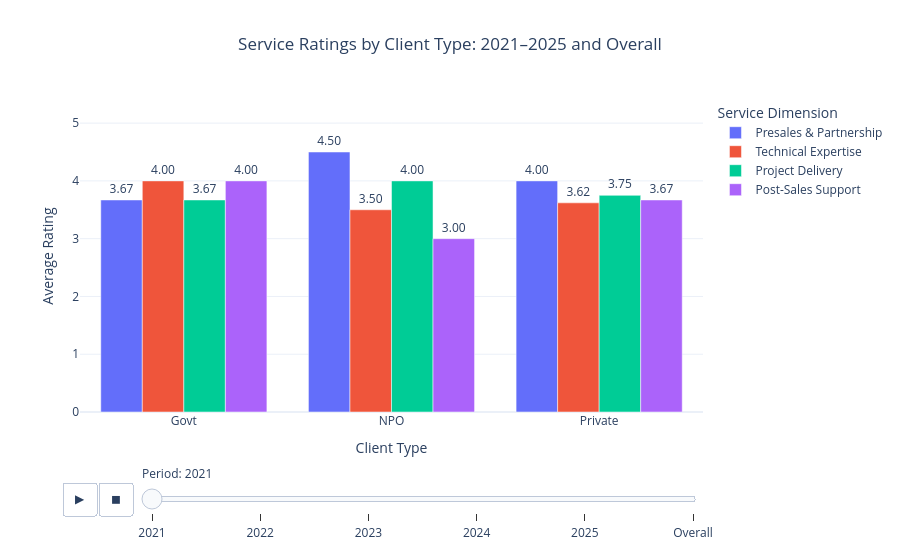

Notebook source saved alongside this figure:
### Markdown cell above
## Visualisation 1 — Service Ratings by Client Type and Period

### Purpose

This visualisation compares the average service ratings of Government, NPO and Private clients from 2021 to 2025.

The service ratings represent clients’ satisfaction with four areas of the company’s service:

* **Presales & Partnership:** The quality of engagement before a project begins and the company’s ability to develop a strong working relationship with the client.
* **Technical Expertise:** The client’s perception of the company’s technical knowledge, professional skills and ability to provide suitable solutions.
* **Project Delivery:** How effectively the company plans, manages and completes its projects.
* **Post-Sales Support:** The quality of assistance provided after project completion, including ongoing support and issue resolution.

Each dimension is rated from **1 to 5**, where a higher rating represents greater satisfaction. The bars show the **average rating** given by clients within each client type and period.

### What the Visualisation Shows

The grouped bars allow the four service dimensions to be compared within each client type. This helps identify:

* the strongest and weakest service areas for each client segment;
* whether different client types have different service experiences;
* whether satisfaction improves or declines over time; and
* which service areas may require greater attention.

The **Overall** view summarises all years, while the yearly views show how the ratings change between 2021 and 2025.

### How to Interact

* Press **Play** to animate the changes from 2021 to 2025 and the Overall view.
* Drag the **period slider** to select a specific year.
* Hover over a bar to view the client type, service dimension, average rating and number of records.
* Click a service dimension in the legend to show or hide it.

The y-axis remains fixed from **0 to 5** so that ratings can be compared fairly across different years and client types.

### Interpretation

A taller bar represents a higher average level of satisfaction with that service dimension. Large differences between the bars may indicate that clients are more satisfied with some areas of service than others.

These comparisons help the company recognise service strengths that should be maintained and weaknesses that could be improved to support stronger customer satisfaction and loyalty.

### Code cell
import pandas as pd
import plotly.express as px


# -------------------------------------------------
# 1. Settings
# -------------------------------------------------

service_columns = [
    "PRESALES AND PARTNERSHIP",
    "TECHNICAL EXPERTISE",
    "PROJECT DELIVERY",
    "POST-SALES SUPPORT"
]

service_label_map = {
    "PRESALES AND PARTNERSHIP": "Presales & Partnership",
    "TECHNICAL EXPERTISE": "Technical Expertise",
    "PROJECT DELIVERY": "Project Delivery",
    "POST-SALES SUPPORT": "Post-Sales Support"
}

service_order = list(service_label_map.values())
type_order = ["Govt", "NPO", "Private"]

service_colors = {
    "Presales & Partnership": "#636EFA",
    "Technical Expertise": "#EF553B",
    "Project Delivery": "#00CC96",
    "Post-Sales Support": "#AB63FA"
}


# -------------------------------------------------
# 2. Calculate overall averages
# -------------------------------------------------

overall_summary = (
    df.groupby("TYPE", as_index=False)[service_columns]
      .mean()
      .round(2)
)

overall_counts = (
    df.groupby("TYPE")
      .size()
      .rename("Records")
      .reset_index()
)

overall_summary = overall_summary.merge(
    overall_counts,
    on="TYPE"
)

overall_long = overall_summary.melt(
    id_vars=["TYPE", "Records"],
    value_vars=service_columns,
    var_name="Service Dimension",
    value_name="Average Rating"
)

overall_long["Service Dimension"] = (
    overall_long["Service Dimension"]
    .replace(service_label_map)
)

overall_long["Period"] = "Overall"


# -------------------------------------------------
# 3. Calculate yearly averages
# -------------------------------------------------

yearly_summary = (
    df.groupby(["YEAR", "TYPE"], as_index=False)[service_columns]
      .mean()
      .round(2)
)

yearly_counts = (
    df.groupby(["YEAR", "TYPE"])
      .size()
      .rename("Records")
      .reset_index()
)

yearly_summary = yearly_summary.merge(
    yearly_counts,
    on=["YEAR", "TYPE"]
)

yearly_long = yearly_summary.melt(
    id_vars=["YEAR", "TYPE", "Records"],
    value_vars=service_columns,
    var_name="Service Dimension",
    value_name="Average Rating"
)

yearly_long["Service Dimension"] = (
    yearly_long["Service Dimension"]
    .replace(service_label_map)
)

yearly_long["Period"] = (
    yearly_long["YEAR"]
    .astype(int)
    .astype(str)
)


# -------------------------------------------------
# 4. Combine yearly and overall results
# -------------------------------------------------

animation_data = pd.concat(
    [
        yearly_long.drop(columns="YEAR"),
        overall_long
    ],
    ignore_index=True
)

animation_data["Animation Group"] = (
    animation_data["TYPE"]
    + " — "
    + animation_data["Service Dimension"]
)

period_order = [
    str(int(year))
    for year in sorted(df["YEAR"].unique())
] + ["Overall"]


# -------------------------------------------------
# 5. Create animated chart
# -------------------------------------------------

fig = px.bar(
    animation_data,
    x="TYPE",
    y="Average Rating",
    color="Service Dimension",
    barmode="group",

    animation_frame="Period",
    animation_group="Animation Group",

    text="Average Rating",
    custom_data=["Records"],

    category_orders={
        "Period": period_order,
        "TYPE": type_order,
        "Service Dimension": service_order
    },

    color_discrete_map=service_colors,

    labels={
        "TYPE": "Client Type",
        "Average Rating": "Average Rating"
    },

    range_y=[0, 5.4],

    title="Service Ratings by Client Type: 2021–2025 and Overall"
)


# -------------------------------------------------
# 6. Hover and data-label formatting
# -------------------------------------------------

trace_format = dict(
    texttemplate="%{y:.2f}",
    textposition="outside",
    cliponaxis=False,

    hovertemplate=(
        "<b>Client Type: %{x}</b><br>"
        "Service: %{fullData.name}<br>"
        "Average Rating: %{y:.2f} / 5<br>"
        "Records Used: %{customdata[0]}"
        "<extra></extra>"
    )
)

fig.update_traces(**trace_format)

# Apply the same formatting to every animation frame
for frame in fig.frames:
    for trace in frame.data:
        trace.update(**trace_format)


# -------------------------------------------------
# 7. Adjust animation speed
# -------------------------------------------------

play_settings = (
    fig.layout.updatemenus[0]
       .buttons[0]
       .args[1]
)

play_settings["frame"] = {
    "duration": 1400,
    "redraw": True
}

play_settings["transition"] = {
    "duration": 700,
    "easing": "cubic-in-out"
}

play_settings["fromcurrent"] = True

fig.layout.sliders[0].currentvalue.prefix = "Period: "
fig.layout.sliders[0].pad.t = 50


# -------------------------------------------------
# 8. Final formatting
# -------------------------------------------------

fig.update_layout(
    template="plotly_white",

    title=dict(
        x=0.5,
        xanchor="center"
    ),

    xaxis_title="Client Type",
    yaxis_title="Average Rating",

    legend_title="Service Dimension",

    transition=dict(
        duration=700,
        easing="cubic-in-out"
    ),

    margin=dict(
        t=100,
        b=130
    )
)

fig.update_yaxes(
    range=[0, 5.4],
    dtick=1
)


# -------------------------------------------------
# 9. Display graph
# -------------------------------------------------

fig.show(
    config={
        "displayModeBar": True,
        "displaylogo": False,
        "scrollZoom": True,
        "responsive": True,

        "toImageButtonOptions": {
            "format": "png",
            "filename": "service_ratings_story",
            "scale": 2
        }
    }
)

### Figure 1 — Plotly figure (JSON) as saved in the notebook; plotly's stock layout.template omitted (floating-point values rounded to 4 significant figures)
{"data": [{"alignmentgroup": "True", "cliponaxis": false, "customdata": [[3], [2], [24]], "hovertemplate": "<b>Client Type: %{x}</b><br>Service: %{fullData.name}<br>Average Rating: %{y:.2f} / 5<br>Records Used: %{customdata[0]}<extra></extra>", "ids": ["Govt — Presales & Partnership", "NPO — Presales & Partnership", "Private — Presales & Partnership"], "legendgroup": "Presales & Partnership", "marker": {"color": "#636EFA", "pattern": {"shape": ""}}, "name": "Presales & Partnership", "offsetgroup": "Presales & Partnership", "orientation": "v", "showlegend": true, "text": [3.67, 4.5, 4.0], "textposition": "outside", "texttemplate": "%{y:.2f}", "type": "bar", "x": ["Govt", "NPO", "Private"], "xaxis": "x", "y": [3.67, 4.5, 4.0], "yaxis": "y"}, {"alignmentgroup": "True", "cliponaxis": false, "customdata": [[3], [2], [24]], "hovertemplate": "<b>Client Type: %{x}</b><br>Service: %{fullData.name}<br>Average Rating: %{y:.2f} / 5<br>Records Used: %{customdata[0]}<extra></extra>", "ids": ["Govt — Technical Expertise", "NPO — Technical Expertise", "Private — Technical Expertise"], "legendgroup": "Technical Expertise", "marker": {"color": "#EF553B", "pattern": {"shape": ""}}, "name": "Technical Expertise", "offsetgroup": "Technical Expertise", "orientation": "v", "showlegend": true, "text": [4.0, 3.5, 3.62], "textposition": "outside", "texttemplate": "%{y:.2f}", "type": "bar", "x": ["Govt", "NPO", "Private"], "xaxis": "x", "y": [4.0, 3.5, 3.62], "yaxis": "y"}, {"alignmentgroup": "True", "cliponaxis": false, "customdata": [[3], [2], [24]], "hovertemplate": "<b>Client Type: %{x}</b><br>Service: %{fullData.name}<br>Average Rating: %{y:.2f} / 5<br>Records Used: %{customdata[0]}<extra></extra>", "ids": ["Govt — Project Delivery", "NPO — Project Delivery", "Private — Project Delivery"], "legendgroup": "Project Delivery", "marker": {"color": "#00CC96", "pattern": {"shape": ""}}, "name": "Project Delivery", "offsetgroup": "Project Delivery", "orientation": "v", "showlegend": true, "text": [3.67, 4.0, 3.75], "textposition": "outside", "texttemplate": "%{y:.2f}", "type": "bar", "x": ["Govt", "NPO", "Private"], "xaxis": "x", "y": [3.67, 4.0, 3.75], "yaxis": "y"}, {"alignmentgroup": "True", "cliponaxis": false, "customdata": [[3], [2], [24]], "hovertemplate": "<b>Client Type: %{x}</b><br>Service: %{fullData.name}<br>Average Rating: %{y:.2f} / 5<br>Records Used: %{customdata[0]}<extra></extra>", "ids": ["Govt — Post-Sales Support", "NPO — Post-Sales Support", "Private — Post-Sales Support"], "legendgroup": "Post-Sales Support", "marker": {"color": "#AB63FA", "pattern": {"shape": ""}}, "name": "Post-Sales Support", "offsetgroup": "Post-Sales Support", "orientation": "v", "showlegend": true, "text": [4.0, 3.0, 3.67], "textposition": "outside", "texttemplate": "%{y:.2f}", "type": "bar", "x": ["Govt", "NPO", "Private"], "xaxis": "x", "y": [4.0, 3.0, 3.67], "yaxis": "y"}], "layout": {"barmode": "group", "legend": {"title": {"text": "Service Dimension"}, "tracegroupgap": 0}, "margin": {"b": 130, "t": 100}, "sliders": [{"active": 0, "currentvalue": {"prefix": "Period: "}, "len": 0.9, "pad": {"b": 10, "t": 50}, "steps": [{"args": [["2021"], {"frame": {"duration": 0, "redraw": true}, "fromcurrent": true, "mode": "immediate", "transition": {"duration": 0, "easing": "linear"}}], "label": "2021", "method": "animate"}, {"args": [["2022"], {"frame": {"duration": 0, "redraw": true}, "fromcurrent": true, "mode": "immediate", "transition": {"duration": 0, "easing": "linear"}}], "label": "2022", "method": "animate"}, {"args": [["2023"], {"frame": {"duration": 0, "redraw": true}, "fromcurrent": true, "mode": "immediate", "transition": {"duration": 0, "easing": "linear"}}], "label": "2023", "method": "animate"}, {"args": [["2024"], {"frame": {"duration": 0, "redraw": true}, "fromcurrent": true, "mode": "immediate", "transition": {"duration": 0, "easing": "linear"}}], "label": "2024", "method": "animate"}, {"args": [["2025"], {"frame": {"duration": 0, "redraw": true}, "fromcurrent": true, "mode": "immediate", "transition": {"duration": 0, "easing": "linear"}}], "label": "2025", "method": "animate"}, {"args": [["Overall"], {"frame": {"duration": 0, "redraw": true}, "fromcurrent": true, "mode": "immediate", "transition": {"duration": 0, "easing": "linear"}}], "label": "Overall", "method": "animate"}], "x": 0.1, "xanchor": "left", "y": 0, "yanchor": "top"}], "title": {"text": "Service Ratings by Client Type: 2021–2025 and Overall", "x": 0.5, "xanchor": "center"}, "transition": {"duration": 700, "easing": "cubic-in-out"}, "updatemenus": [{"buttons": [{"args": [null, {"frame": {"duration": 1400, "redraw": true}, "fromcurrent": true, "mode": "immediate", "transition": {"duration": 700, "easing": "cubic-in-out"}}], "label": "&#9654;", "method": "animate"}, {"args": [[null], {"frame": {"duration": 0, "redraw": true}, "fromcurrent": true, "mode": "immediate", "transition": {"duration": 0, "easing": "linear"}}], "label": "&#9724;", "method": "animate"}], "direction": "left", "pad": {"r": 10, "t": 70}, "showactive": false, "type": "buttons", "x": 0.1, "xanchor": "right", "y": 0, "yanchor": "top"}], "xaxis": {"anchor": "y", "categoryarray": ["Govt", "NPO", "Private"], "categoryorder": "array", "domain": [0.0, 1.0], "title": {"text": "Client Type"}}, "yaxis": {"anchor": "x", "domain": [0.0, 1.0], "dtick": 1, "range": [0, 5.4], "title": {"text": "Average Rating"}}}}
